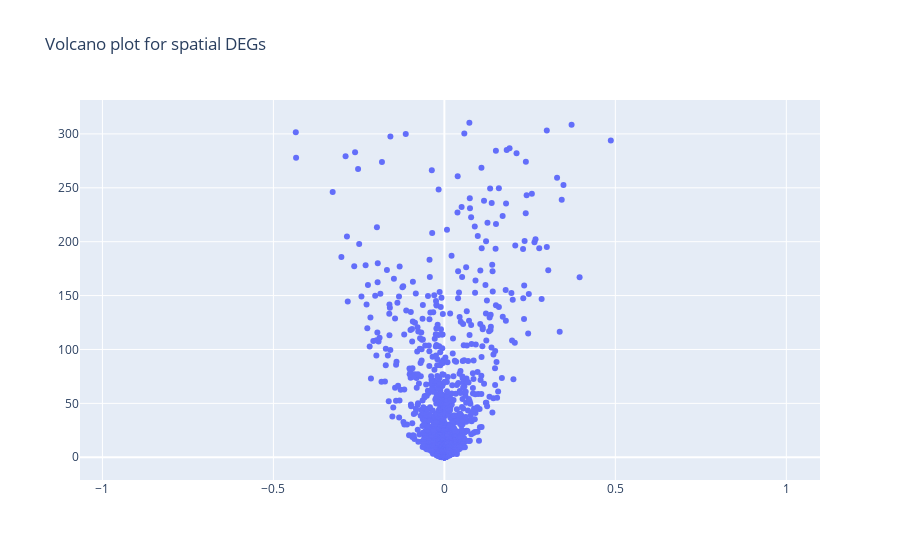

The code cell stored with this chart in its notebook:
### Code cell
pl_spatial_de(adata=adata)

### Figure 1 — Plotly figure (JSON) as saved in the notebook; plotly's stock layout.template omitted (floating-point values rounded to 4 significant figures; data arrays with more than 128 entries replaced by an {"elided": "..."} marker saying what was removed)
{"data": [{"hovertext": {"elided": "2000 str values"}, "mode": "markers", "type": "scatter", "x": {"elided": "2000 float values"}, "y": {"elided": "2000 float values"}}], "layout": {"title": {"text": "Volcano plot for spatial DEGs"}}}
